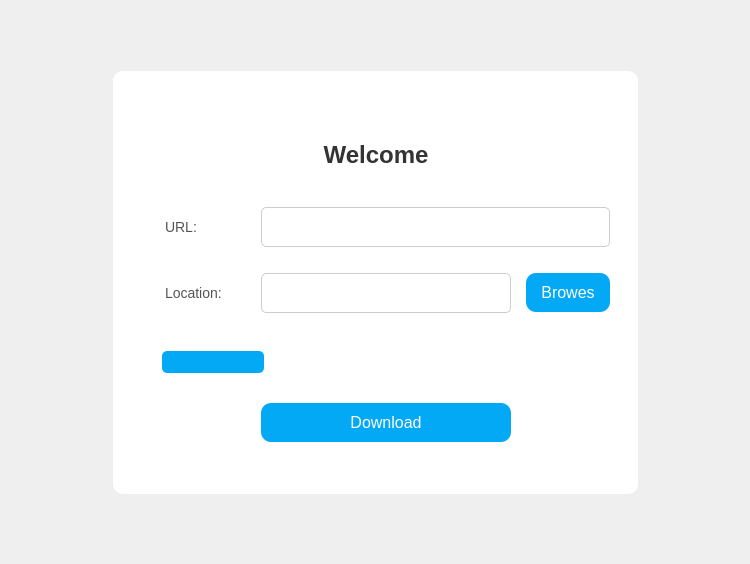
<?xml version="1.0" encoding="UTF-8"?>
<ui version="4.0">
 <class>MainWindow</class>
 <widget class="QMainWindow" name="MainWindow">
  <property name="geometry">
   <rect>
    <x>0</x>
    <y>0</y>
    <width>750</width>
    <height>564</height>
   </rect>
  </property>
  <property name="windowTitle">
   <string>MainWindow</string>
  </property>
  <property name="styleSheet">
   <string notr="true">QWidget {	
	background-color: qlineargradient(
    	spread:pad, 
    	x1:0, y1:0, x2:1, y2:0,
   		stop:0 rgb(0, 49, 71),
    	stop:0.4 rgb(0, 49, 71),
    	stop:0.401 rgb(3, 169, 244),
   		stop:1 rgb(3, 169, 244)
	);
    border-radius: 10px;
    padding: 20px;
}

QWidget#content {
    background-color: #ffffff;
    border-radius: 10px;
    padding: 20px;
}

QMessageBox {	
	background-color: qlineargradient(
    	spread:pad, 
    	x1:0, y1:0, x2:1, y2:0,
   		stop:0 rgb(3, 169, 244),
    	stop:0.4 rgb(3, 169, 244),
    	stop:0.401 rgb(0, 49, 71),
   		stop:1 rgb(0, 49, 71)
	);
    border-radius: 10px;
    padding: 20px;
}

QLabel {
    background-color: #fff;
    font-size: 14px;
    color: #555;
}

QLabel#title {
    font-size: 24px;
    font-weight: bold;
    color: #333;
}

QLineEdit {
    background-color: #fff;
    border: 1px solid #ccc;
    border-radius: 5px;
    padding: 10px;
    font-size: 14px;
    color: #333;
}

QLineEdit:focus {
    border: 1px solid #007BFF;
    background-color: #fff;
}

QPushButton {
    background-color: #03a9f4;
    color: white;
    border: none;
    border-radius: 10px;
    padding: 10px 15px;
    font-size: 16px;
}

QPushButton:hover {
    background-color: #ff568c;
}

QPushButton:pressed {
    background-color: #ff568c;
}

QProgressBar {
    background-color: #fff;
    border-radius: 5px;
    text-align: center;
}

QProgressBar::chunk {
    background-color: #03a9f4;
    border-radius: 5px;
}</string>
  </property>
  <widget class="QWidget" name="centralwidget">
   <property name="minimumSize">
    <size>
     <width>0</width>
     <height>0</height>
    </size>
   </property>
   <layout class="QGridLayout" name="gridLayout">
    <item row="1" column="1">
     <widget class="QWidget" name="content" native="true">
      <property name="minimumSize">
       <size>
        <width>525</width>
        <height>300</height>
       </size>
      </property>
      <layout class="QGridLayout" name="gridLayout_2">
       <item row="0" column="1">
        <spacer name="verticalSpacer_3">
         <property name="orientation">
          <enum>Qt::Vertical</enum>
         </property>
         <property name="sizeHint" stdset="0">
          <size>
           <width>20</width>
           <height>66</height>
          </size>
         </property>
        </spacer>
       </item>
       <item row="1" column="1">
        <layout class="QGridLayout" name="gridLayout_4">
         <property name="horizontalSpacing">
          <number>15</number>
         </property>
         <property name="verticalSpacing">
          <number>10</number>
         </property>
         <item row="3" column="2">
          <widget class="QPushButton" name="browse_button">
           <property name="text">
            <string>Browes</string>
           </property>
          </widget>
         </item>
         <item row="1" column="0">
          <widget class="QLabel" name="url_label">
           <property name="font">
            <font>
             <family>Arial</family>
             <pointsize>-1</pointsize>
            </font>
           </property>
           <property name="text">
            <string>URL:</string>
           </property>
           <property name="alignment">
            <set>Qt::AlignLeading|Qt::AlignLeft|Qt::AlignVCenter</set>
           </property>
          </widget>
         </item>
         <item row="3" column="1">
          <widget class="QLineEdit" name="location_line_edit">
           <property name="minimumSize">
            <size>
             <width>250</width>
             <height>0</height>
            </size>
           </property>
           <property name="font">
            <font>
             <family>Arial</family>
             <pointsize>-1</pointsize>
            </font>
           </property>
           <property name="readOnly">
            <bool>true</bool>
           </property>
          </widget>
         </item>
         <item row="3" column="0">
          <widget class="QLabel" name="location_label">
           <property name="maximumSize">
            <size>
             <width>16777215</width>
             <height>16777215</height>
            </size>
           </property>
           <property name="font">
            <font>
             <family>Arial</family>
             <pointsize>-1</pointsize>
            </font>
           </property>
           <property name="text">
            <string>Location:</string>
           </property>
           <property name="alignment">
            <set>Qt::AlignLeading|Qt::AlignLeft|Qt::AlignVCenter</set>
           </property>
          </widget>
         </item>
         <item row="0" column="0" colspan="3">
          <widget class="QLabel" name="title">
           <property name="font">
            <font>
             <family>Arial</family>
             <pointsize>-1</pointsize>
             <weight>75</weight>
             <bold>true</bold>
             <strikeout>false</strikeout>
            </font>
           </property>
           <property name="text">
            <string>Welcome</string>
           </property>
           <property name="alignment">
            <set>Qt::AlignCenter</set>
           </property>
          </widget>
         </item>
         <item row="1" column="1" colspan="2">
          <widget class="QLineEdit" name="url_line_edit">
           <property name="minimumSize">
            <size>
             <width>300</width>
             <height>0</height>
            </size>
           </property>
           <property name="font">
            <font>
             <family>Arial</family>
             <pointsize>-1</pointsize>
            </font>
           </property>
          </widget>
         </item>
         <item row="4" column="0" colspan="3">
          <widget class="QProgressBar" name="progress_bar">
           <property name="value">
            <number>24</number>
           </property>
           <property name="format">
            <string/>
           </property>
          </widget>
         </item>
         <item row="5" column="1">
          <widget class="QPushButton" name="download_button">
           <property name="maximumSize">
            <size>
             <width>300</width>
             <height>16777215</height>
            </size>
           </property>
           <property name="text">
            <string>Download</string>
           </property>
          </widget>
         </item>
        </layout>
       </item>
       <item row="1" column="2">
        <spacer name="horizontalSpacer_4">
         <property name="orientation">
          <enum>Qt::Horizontal</enum>
         </property>
         <property name="sizeHint" stdset="0">
          <size>
           <width>18</width>
           <height>20</height>
          </size>
         </property>
        </spacer>
       </item>
       <item row="2" column="1">
        <spacer name="verticalSpacer_4">
         <property name="orientation">
          <enum>Qt::Vertical</enum>
         </property>
         <property name="sizeHint" stdset="0">
          <size>
           <width>20</width>
           <height>67</height>
          </size>
         </property>
        </spacer>
       </item>
       <item row="1" column="0">
        <spacer name="horizontalSpacer_3">
         <property name="orientation">
          <enum>Qt::Horizontal</enum>
         </property>
         <property name="sizeHint" stdset="0">
          <size>
           <width>18</width>
           <height>20</height>
          </size>
         </property>
        </spacer>
       </item>
      </layout>
     </widget>
    </item>
    <item row="1" column="2">
     <spacer name="horizontalSpacer_2">
      <property name="orientation">
       <enum>Qt::Horizontal</enum>
      </property>
      <property name="sizeHint" stdset="0">
       <size>
        <width>200</width>
        <height>20</height>
       </size>
      </property>
     </spacer>
    </item>
    <item row="0" column="1">
     <spacer name="verticalSpacer">
      <property name="orientation">
       <enum>Qt::Vertical</enum>
      </property>
      <property name="sizeHint" stdset="0">
       <size>
        <width>20</width>
        <height>111</height>
       </size>
      </property>
     </spacer>
    </item>
    <item row="2" column="1">
     <spacer name="verticalSpacer_2">
      <property name="orientation">
       <enum>Qt::Vertical</enum>
      </property>
      <property name="sizeHint" stdset="0">
       <size>
        <width>20</width>
        <height>110</height>
       </size>
      </property>
     </spacer>
    </item>
    <item row="1" column="0">
     <spacer name="horizontalSpacer">
      <property name="orientation">
       <enum>Qt::Horizontal</enum>
      </property>
      <property name="sizeHint" stdset="0">
       <size>
        <width>201</width>
        <height>20</height>
       </size>
      </property>
     </spacer>
    </item>
   </layout>
  </widget>
 </widget>
 <resources/>
 <connections/>
</ui>
